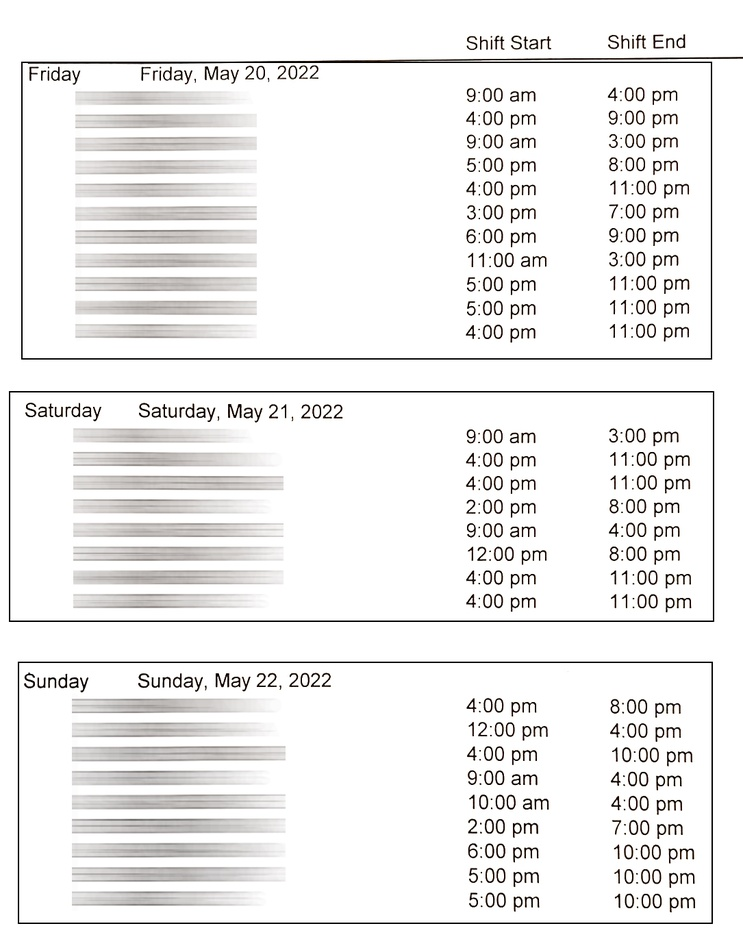
#> input picture example.jpg, 743 x 950 px, shrunk from 1085 x 1387 before the run
$ python -i image_processing.py   (imports and definitions only)
#> lines starting #> are read from the running program, lines starting #| are printed output that depends on the picture
import cv2
import pytesseract
from PIL import Image
import os
from pytesseract import Output
import numpy as np
import re
'''
def preprocess_image(image_path):
    # Load image
    img = cv2.imread(image_path)
    print(f"Image dimensions: {img.shape}") # Add this line

    # Convert to grayscale
    gray = cv2.cvtColor(img, cv2.COLOR_BGR2GRAY)

    # Apply Canny edge detection

    edges = gray
    # Apply morphological operations to clean up small artifacts and noise
    kernel = np.ones((3,3), np.uint8)
    edges = cv2.erode(edges, kernel, iterations=1)
    edges = cv2.dilate(edges, kernel, iterations=1)

    # Apply thresholding
    thresh = cv2.threshold(edges, 0, 255, cv2.THRESH_BINARY | cv2.THRESH_OTSU)[1]

    return thresh
'''

def preprocess_image(image_path):

#> called with image_path = 'example.jpg'
    img = cv2.imread(image_path)
#> img is the input picture: shape (950, 743, 3); mean B, G, R 238.6, 239.1, 239.8

    gray = cv2.cvtColor(img, cv2.COLOR_BGR2GRAY)
    filtered = cv2.bilateralFilter(gray, 5, 75, 75)
    thresh = cv2.adaptiveThreshold(filtered, 255, cv2.ADAPTIVE_THRESH_GAUSSIAN_C, cv2.THRESH_BINARY_INV, 11, 8)
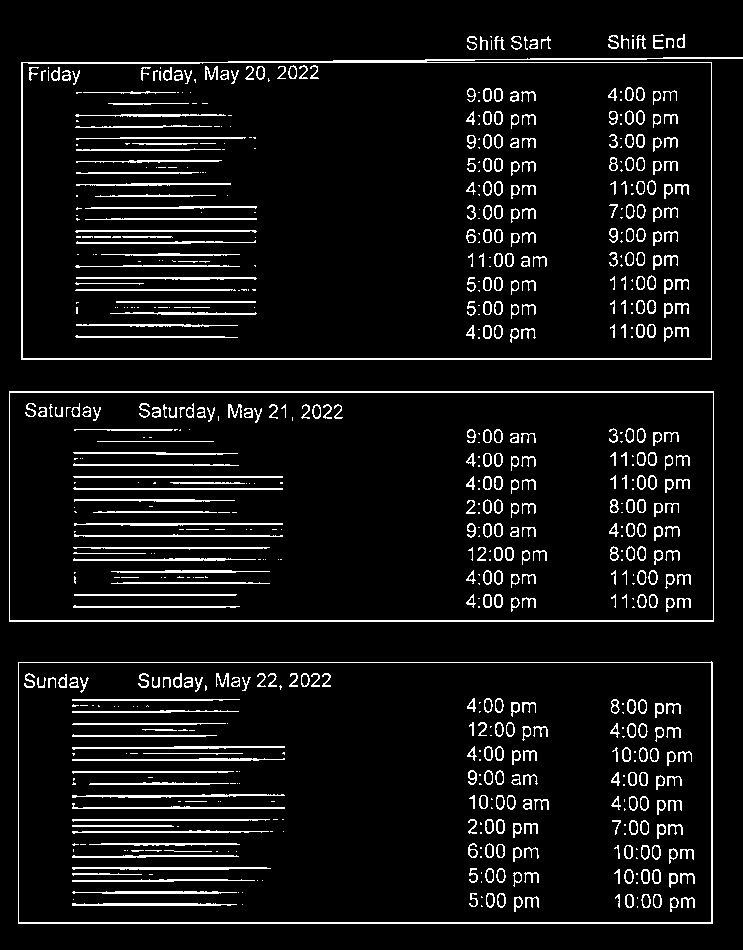
#> thresh: shape (950, 743); 7.3% white in thin lines or dots
    thresh = cv2.bitwise_not(thresh)
#> thresh: shape (950, 743); 92.7% white; black in thin lines or dots


    return thresh

config = r'--oem 3 --psm 6 -c tessedit_char_whitelist=0123456789/:AMPMAm'

def extract_text(image_path):

    try:
        filename = os.path.split(image_path)[1]
        print(f"Reading:",filename)
        # Preprocess image
        image = preprocess_image(image_path)

        # Convert image to string
        cv2.imwrite("cv_debug/"+filename+"normal.jpg",image)
        text = pytesseract.image_to_string(image)

        d = pytesseract.image_to_data(image, output_type=Output.DICT)
        n_boxes = len(d['level'])
        for i in range(n_boxes):
            (x, y, w, h) = (d['left'][i], d['top'][i], d['width'][i], d['height'][i])
            cv2.rectangle(image, (x, y), (x + w, y + h), (0, 255, 0), 2)

        cv2.imwrite("cv_debug/"+filename,image)
        return text
    except Exception as e:
        print(f"Error processing image: {e}")
        return None

>>> result = extract_text('example.jpg')
